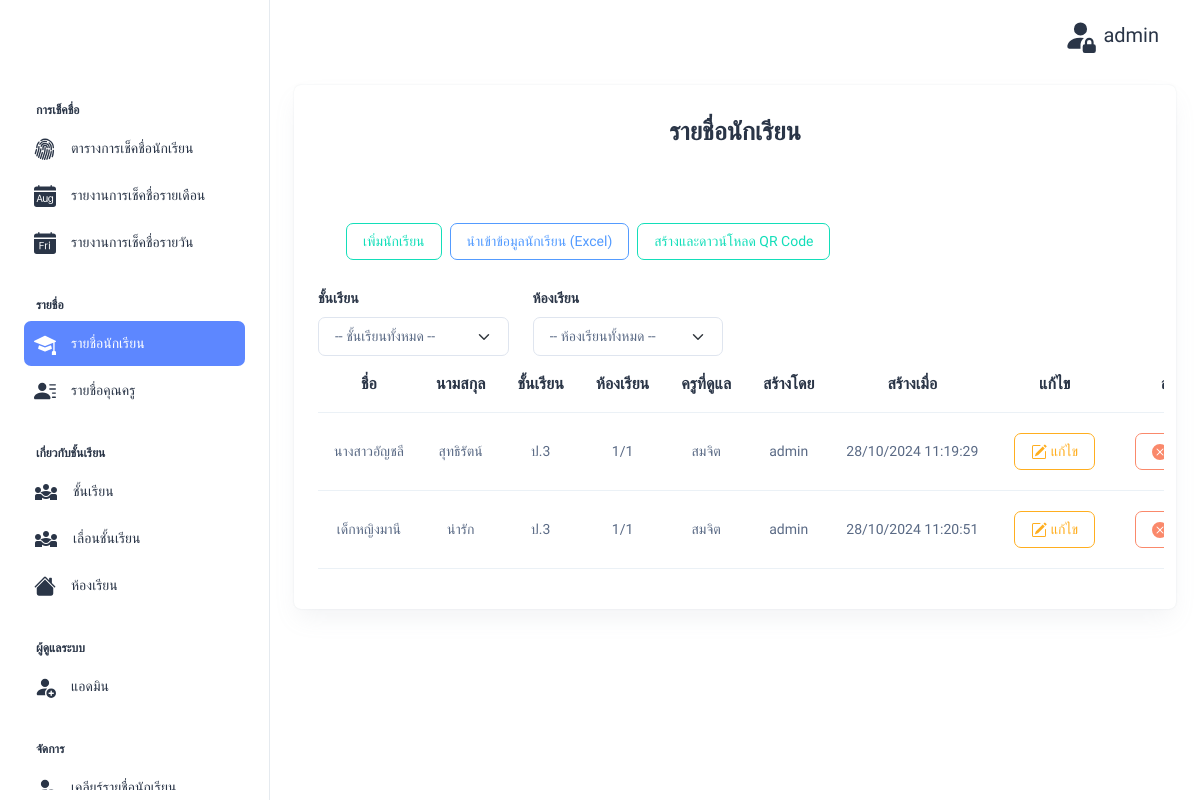
The app's page /src/auth/admin/index.php?id=student (signed in), older data.
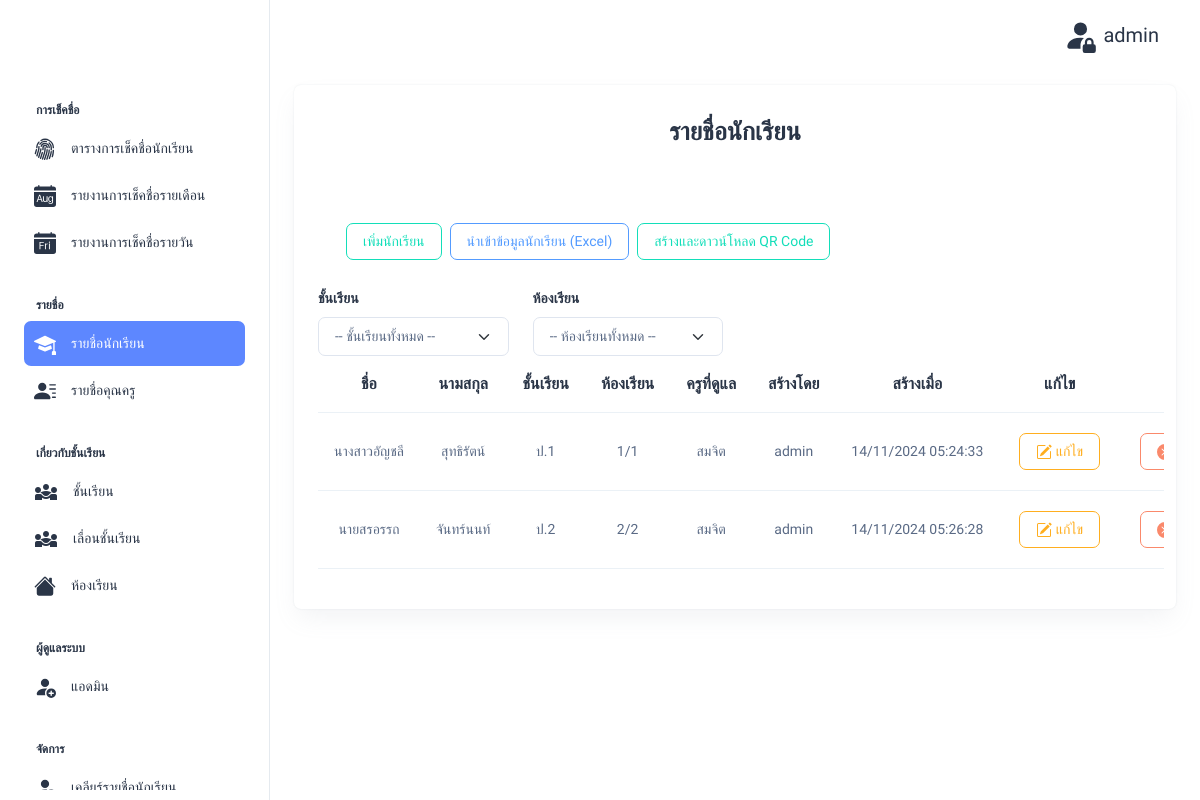
The same page, newer data.
### tables this page shows
CREATE TABLE `student` (
  `id` int(11) NOT NULL,
  `prefix` varchar(255) NOT NULL COMMENT 'คำนำหน้าชื่อ',
  `name` varchar(255) DEFAULT NULL,
  `surname` varchar(255) DEFAULT NULL,
  `id_finger` varchar(255) DEFAULT NULL,
  `id_room` int(11) DEFAULT NULL,
  `id_teacher` int(11) DEFAULT NULL,
  `id_admin` int(11) DEFAULT NULL,
  `id_grade` int(11) DEFAULT NULL,
  `created_at` timestamp NOT NULL DEFAULT current_timestamp() ON UPDATE current_timestamp()
);

CREATE TABLE `grade_level` (
  `id` int(11) NOT NULL,
  `grade_level` varchar(255) DEFAULT NULL,
  `created_at` timestamp NOT NULL DEFAULT current_timestamp() ON UPDATE current_timestamp()
);

CREATE TABLE `room` (
  `id` int(11) NOT NULL,
  `name` varchar(255) DEFAULT NULL,
  `grade_id` int(11) NOT NULL,
  `created_at` timestamp NOT NULL DEFAULT current_timestamp() ON UPDATE current_timestamp()
);

CREATE TABLE `teacher` (
  `id` int(11) NOT NULL,
  `name` varchar(255) DEFAULT NULL,
  `surname` varchar(255) DEFAULT NULL,
  `id_room` int(11) DEFAULT NULL,
  `id_admin` int(11) DEFAULT NULL,
  `created_at` timestamp NOT NULL DEFAULT current_timestamp() ON UPDATE current_timestamp()
);

### src/auth/admin/student.php (the view, shortened to what the changed rows need)
<?php
include '../config/ConnectDB.php';
$student_sql = "
    SELECT student.id, student.prefix, student.name, student.surname, student.created_at,
           student.id_grade, student.id_room, student.id_teacher, -- Add these fields
           room.name AS room_name, grade_level.grade_level AS grade_name,
           teacher.name AS teacher_name, teacher.surname AS teacher_surname,
           admin.username AS created_by
    FROM student
    LEFT JOIN room ON student.id_room = room.id
    LEFT JOIN grade_level ON student.id_grade = grade_level.id
    LEFT JOIN teacher ON student.id_teacher = teacher.id
    LEFT JOIN admin ON student.id_admin = admin.id WHERE 1=1";
$student_result = $conn->query($student_sql);
?>
<div class="container-fluid">
    <div class="row">
        <div class="col d-flex align-items-stretch">
            <div class="card w-100">
                <center>
                    <h1 class="card-title fw-semibold mb-4" style="margin-top: 2rem; font-size:25px">รายชื่อนักเรียน</h1>
                </center>
                <div class="card-body p-4">
                    <div class="table-responsive">
                        <table class="table text-nowrap mb-0 align-middle">
                            <thead class="text-dark fs-4">
                                <tr>
                                    <th>
                                        <center>ชื่อ</center>
                                    </th>
                                    <th>
                                        <center>นามสกุล</center>
                                    </th>
                                    <th>
                                        <center>ชั้นเรียน</center>
                                    </th>
                                    <th>
                                        <center>ห้องเรียน</center>
                                    </th>
                                    <th>
                                        <center>ครูที่ดูแล</center>
                                    </th>
                                    <th>
                                        <center>สร้างโดย</center>
                                    </th>
                                    <th>
                                        <center>สร้างเมื่อ</center>
                                    </th>
                                    <th>
                                        <center>แก้ไข</center>
                                    </th>
                                    <th>
                                        <center>ลบ</center>
                                    </th>
                                </tr>
                            </thead>
                            <tbody>
                                <?php
                                if ($student_result && $student_result->num_rows > 0) {
                                    while ($student_row = $student_result->fetch_assoc()) : ?>
                                        <tr>
                                            <td>
                                                <center><?php echo $student_row['prefix'] . $student_row['name']; ?></center>
                                            </td>
                                            <td>
                                                <center><?php echo $student_row['surname']; ?></center>
                                            </td>
                                            <td>
                                                <center><?php echo $student_row['grade_name']; ?></center>
                                            </td>
                                            <td>
                                                <center><?php echo $student_row['room_name']; ?></center>
                                            </td>
                                            <td>
                                                <center><?php echo $student_row['teacher_name']; ?></center>
                                            </td>
                                            <td>
                                                <center><?php echo $student_row['created_by']; ?></center>
                                            </td>
                                            <td>
                                                <center><?php echo date("d/m/Y H:i:s", strtotime($student_row['created_at'])); ?></center>
                                            </td>
                                            <td>
                                                <center>
                                                    <button type="button" class="btn btn-outline-warning m-1" data-bs-toggle="modal" data-bs-target="#editStudentModal<?php echo $student_row['id']; ?>">
                                                        &nbsp;แก้ไข
                                                    </button>
                                                </center>
                                            </td>
                                            <td>
                                                <center>
                                                    <button type="button" class="btn btn-outline-danger m-1 deleteStudentBtn" data-id="<?php echo $student_row['id']; ?>" data-prefix="<?php echo $student_row['prefix']; ?>" data-name="<?php echo $student_row['name']; ?>" data-surname="<?php echo $student_row['surname']; ?>">
                                                    </button>
                                                </center>
                                            </td>
                                        </tr>
                                <?php endwhile;
                                } else {
                                    echo '<tr><td colspan="9" class="text-center">ไม่มีข้อมูลนักเรียน</td></tr>';
                                }
                                ?>
                            </tbody>
                        </table>
                    </div>
                </div>
            </div>
        </div>
    </div>
</div>

Row changes from the older to the newer data that the page shows:
removed student: prefix "เด็กหญิง", name "มานี", surname "น่ารัก", id_grade.grade_level "ป.3", id_room.name "1/1", id_teacher.name "สมจิต", id_admin.username "admin", created_at "28/10/2024 11:20:51"
changed student "นางสาว": id_grade.grade_level "ป.3" → "ป.1"; created_at "28/10/2024 11:19:29" → "14/11/2024 05:24:33"
added student: prefix "นาย", name "สรอรรถ", surname "จันทร์นนท์", id_grade.grade_level "ป.2", id_room.name "2/2", id_teacher.name "สมจิต", id_admin.username "admin", created_at "14/11/2024 05:26:28"
